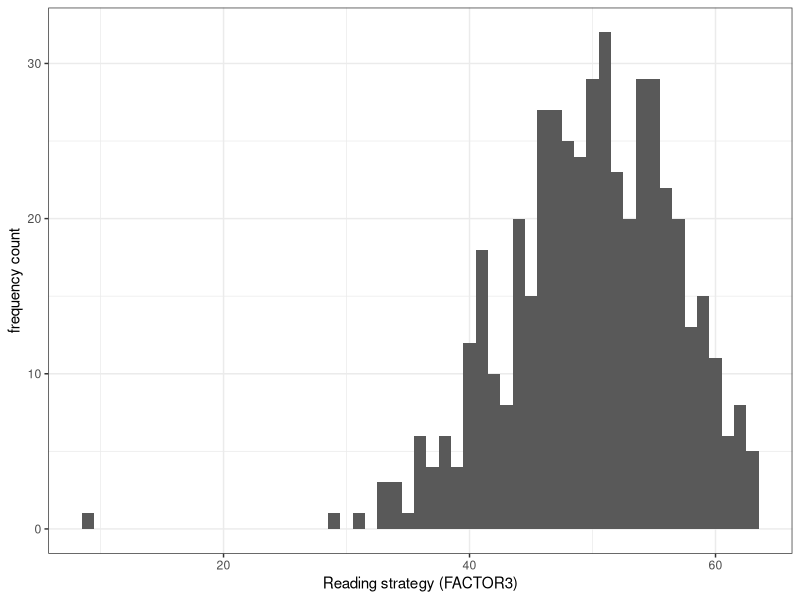
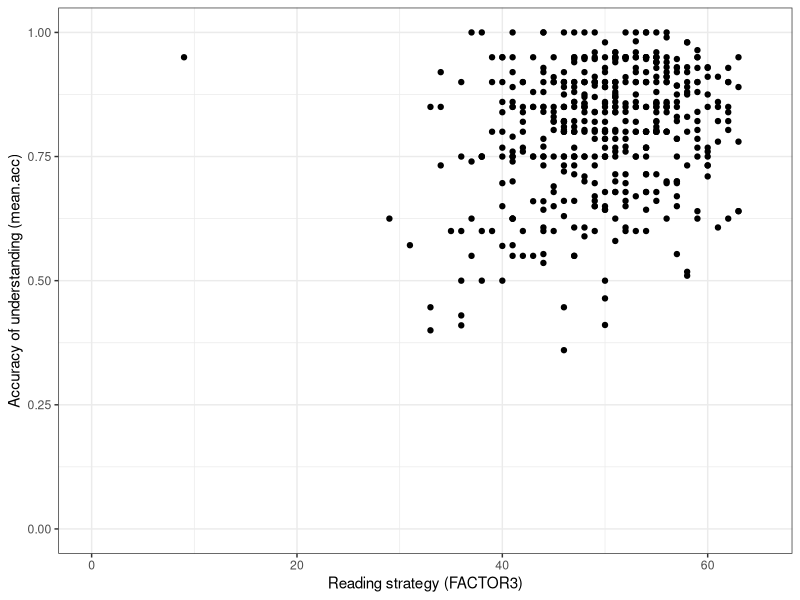
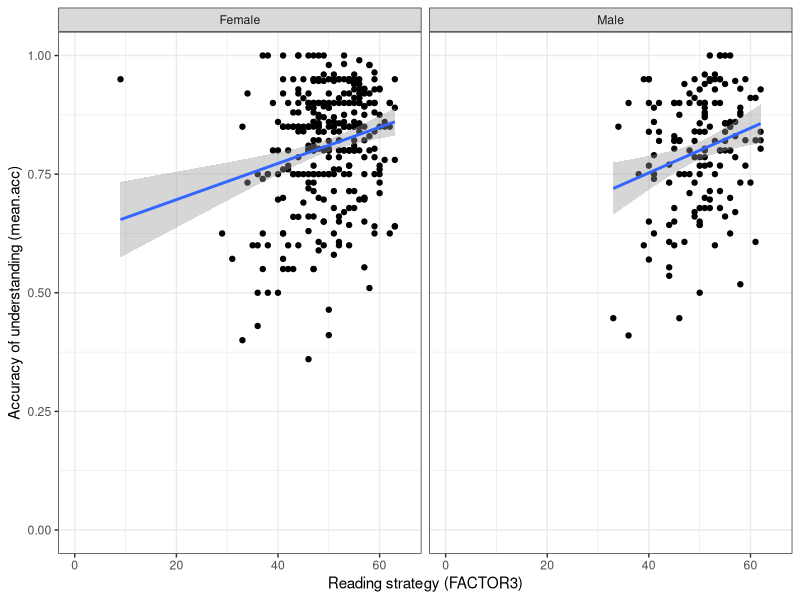
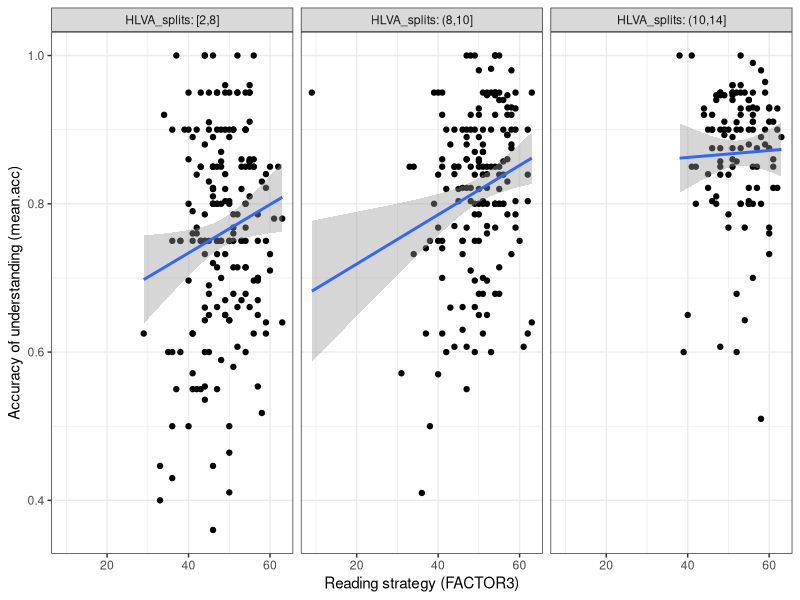

Write R code to recreate these figures, in order. (Note: this script raises an error after producing the figures.)
## ---- chunk 1
knitr::opts_chunk$set(echo = TRUE)
## ---- chunk 2
rm(list=ls())                            
## ---- chunk 3
library("ggeffects")
library("tidyverse")
## ---- chunk 4
all.data <- read_csv("all.data.csv")  
## ---- chunk 5
summary(all.data)
## ---- chunk 6
ggplot(data = all.data, aes(x = FACTOR3)) + 
  geom_histogram(binwidth = 1) +
  theme_bw() +
  labs(x = "Reading strategy (FACTOR3)", y = "frequency count")
## ---- chunk 7
is.factor(all.data$FACTOR3)
is.numeric(all.data$FACTOR3)
## ---- chunk 8
is.factor(all.data$GENDER)
is.numeric(all.data$GENDER)
## ---- chunk 9
is.character(all.data$GENDER)
## ---- chunk 10
all.data$GENDER <- as.factor(all.data$GENDER)
## ---- chunk 11
summary(all.data)
## ---- chunk 12
ggplot(data = all.data, aes(x = FACTOR3, y = mean.acc)) +
  geom_point() +
  theme_bw() +
  labs(y = "Accuracy of understanding (mean.acc)", 
       x = "Reading strategy (FACTOR3)") +
  xlim(0, 65) + ylim(0, 1)
## ---- chunk 13
ggplot(data = all.data, aes(x = FACTOR3, y = mean.acc)) +
  geom_point() +
  geom_smooth(method = 'lm') +
  theme_bw() +
  labs(y = "Accuracy of understanding (mean.acc)", 
       x = "Reading strategy (FACTOR3)") +
  xlim(0, 65) + ylim(0, 1) +
  facet_wrap(~ GENDER)
## ---- chunk 14
all.data$HLVA_splits <- cut_number(all.data$HLVA, 3)
## ---- chunk 15
ggplot(data = all.data, aes(x = FACTOR3, y = mean.acc)) +
  geom_point() +
  geom_smooth(method = 'lm') +
  facet_wrap(~ HLVA_splits, nrow = 1, labeller = label_both) +
  labs(y = "Accuracy of understanding (mean.acc)", 
       x = "Reading strategy (FACTOR3)") +
  theme_bw() 
## ---- chunk 16
model <- lm(mean.acc ~ FACTOR3 + HLVA, 
            data = all.data)

summary(model)
## ---- chunk 17
model <- lm(mean.acc ~ FACTOR3 + GENDER, 
            data = all.data)

summary(model)
## ---- chunk 18
all.data$HLVA_centered <- all.data$HLVA - mean(all.data$HLVA, na.rm = TRUE)
## ---- chunk 19
mean(all.data$HLVA, na.rm = TRUE)
## ---- chunk 20
all.data %>%
  select(HLVA_centered, HLVA) %>%
  print(n = 20)
## ---- chunk 21
all.data$FACTOR3_centered <- all.data$FACTOR3 - mean(all.data$FACTOR3, na.rm = TRUE)
## ---- chunk 22
all.data$SHIPLEY_centered <- all.data$SHIPLEY - mean(all.data$SHIPLEY, na.rm = TRUE)
## ---- chunk 23
model <- lm(mean.acc ~ FACTOR3_centered + HLVA_centered, 
            data = all.data)

summary(model)
## ---- chunk 24
model <- lm(mean.acc ~ FACTOR3_centered*HLVA_centered, 
            data = all.data)

summary(model)
## ---- chunk 25
# -- first fit the model
model <- lm(mean.acc ~ FACTOR3_centered*HLVA_centered, 
            data = all.data)

# -- make plot
plot_model(model, type = "pred", 
           terms = c("FACTOR3_centered", "HLVA_centered")) +
  theme_bw() +
  ylim(0, 1)
## ---- chunk 26
model <- lm(mean.acc ~ FACTOR3_centered*GENDER, 
            data = all.data)

summary(model)
## ---- chunk 27
# -- first fit the model
model <- lm(mean.acc ~ FACTOR3_centered*GENDER, 
            data = all.data)

# -- make plot
plot_model(model, type = "pred", 
           terms = c("FACTOR3_centered", "GENDER")) +
  theme_bw() +
  ylim(0, 1)
